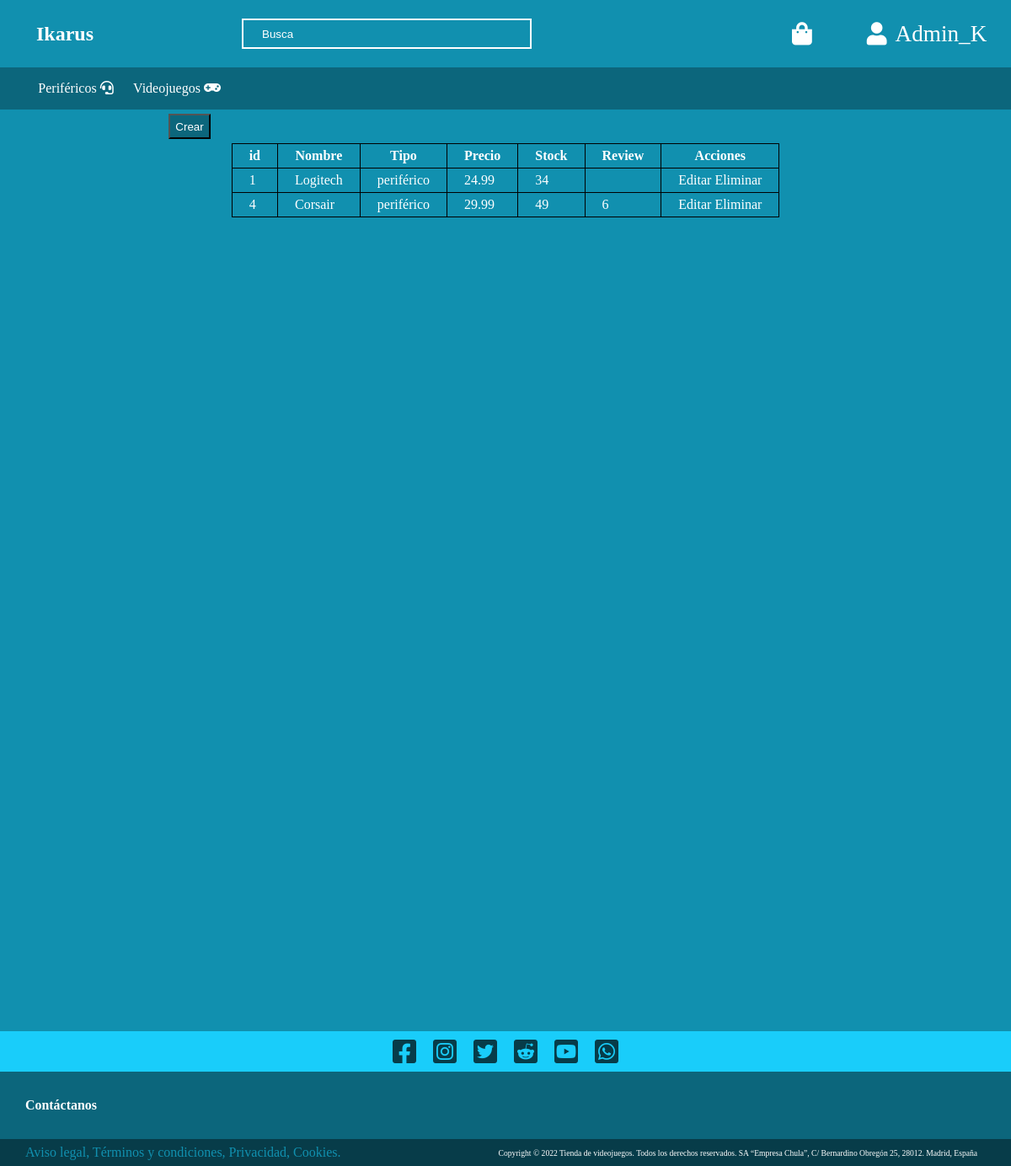
/private/tablaPerifericos.php (signed in), run on the app's committed database.
### tables this page shows
CREATE TABLE if NOT EXISTS 4_producto (
	id INT PRIMARY KEY AUTO_INCREMENT,
	nombre VARCHAR(45) NOT NULL,
	tipo ENUM('videojuego', 'periférico') NOT NULL,
	precio DECIMAL(10, 2) NOT NULL,
	stock INT NOT NULL,
	review INT,
	ruta VARCHAR(50) NOT NULL UNIQUE
);

### db/Database.php (called while the page is built, shortened)
<?php
class Database
{
  public static function conectar()
  {
    $drvr = 'mysql';
    $db = 'ikarus';
    $host = 'localhost';
    $user = 'root';
    $pswd = '';
    $port = '3306';
    $dns = "$drvr:dbname=$db;host=$host;port=$port";
    try {
      $dbh = new PDO($dns, $user, $pswd);
    } catch (PDOException $e) {
      echo 'falló la conexión' . $e->getMessage();
    }
    return $dbh;
  }
  public static function getAll($tabla)
  {
    if ($tabla == 1) {
      $sql = "SELECT * FROM 4_producto where tipo='periferico'";
      $resultado = self::conectar()->query($sql);
    }
    return $resultado;
  }
}

### private/tablaPerifericos.php (the view, shortened to what this page needs)
<?php
require_once('../db/Database.php');
require_once('../public/Generate.php');
$nombre = 'Usuario';
$resultado = Database::getAll(Database::PERIFERICOS);
if (isset($_SESSION['user'])) {
  if ($_SESSION['user']['rol_id'] == 1) {
    header('Location: ../index.php');
  } else if ($_SESSION['user']['rol_id'] == 2) {
    $nombre = $_SESSION['user']['usuario'];
  }
} else {
  header('Location: ../auth/login.php');
}
?>
<!DOCTYPE html>
<html>
<head>
  <link rel="stylesheet" href="../styles/style.css">
  <link rel="stylesheet" type="text/css" href="./../styles/tablaPerifericos.css">
  <link rel="stylesheet" href="https://cdnjs.cloudflare.com/ajax/libs/font-awesome/5.15.3/css/all.min.css">
</head>
<body>
  <?php
  echo Generate::generateNav($nombre, 'Cerrar', Generate::PRIVATE);
  ?>
  <main>
    <button class="crear"><a href="create.php">Crear</a></button>
    <?php
    echo '<table>';
    echo '<thead>';
    echo '<th>' . 'id' . '</th>';
    echo '<th>' . 'Nombre' . '</th>';
    echo '<th>' . 'Tipo' . '</th>';
    echo '<th>' . 'Precio' . '</th>';
    echo '<th>' . 'Stock' . '</th>';
    echo '<th>' . 'Review' . '</th>';
    echo '<th>' . 'Acciones' . '</th>';
    echo '</thead>';
    echo '<tbody>';
    foreach ($resultado as $row) {
      echo '<tr>';
      echo '<td>' . $row['id'] . '</td>';
      echo '<td>' . $row['nombre'] . '</td>';
      echo '<td>' . $row['tipo'] . '</td>';
      echo '<td>' . $row['precio'] . '</td>';
      echo '<td>' . $row['stock'] . '</td>';
      echo '<td>' . $row['review'] . '</td>';
      echo "<td> <a href='edit.php?tabla=perifericos&id=" . $row['id'] . "'>Editar</a>
              <a href='delete.php?tabla=perifericos&id=" . $row['id'] . "'>Eliminar</a> </td>";
      echo '</tr>';
    }
    echo '</tbody>';
    echo '</table>'
    ?>
  </main>
  <?php
  echo Generate::generateFooter(Generate::PRIVATE);
  ?>
</body>
</html>

### styles/style.css (style rules this page uses)
body { min-height: 100vh; margin: 0px; color: white; font-family: "Times New Roman", Times, serif; }
a { text-decoration: none; color: white; }
main { background-color: #1190af; min-height: calc(80vh + 23px); }

### styles/tablaPerifericos.css (style rules this page uses)
body { background-color: #1190af; min-height: 100vh; }
main { min-height: 136.8vh; display: flex; justify-content: center; }
body { margin: 0px; }
a { text-decoration: none; color: white; }
table, td, th { border: 1px solid black; }
table { border-collapse: collapse; position: absolute; margin-top: 40px; }
td, th { padding-left: 20px; padding-right: 20px; padding-top: 5px; padding-bottom: 5px; }
button { background-color: #0c667c; color: white; }
.crear { position: absolute; width: 50px; height: 30px; margin-top: 5px; margin-right: 750px; }

### data on the page
4_producto: id "1", nombre "Logitech", tipo "periférico", precio "24.99", stock "34"
4_producto: id "4", nombre "Corsair", tipo "periférico", precio "29.99", stock "49", review "6"

### other printed values
$nombre "Admin_K"
